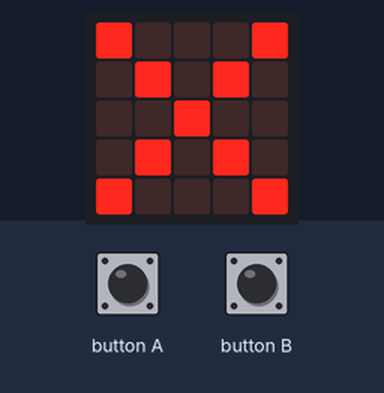
The program below on a simulated BBC micro:bit running MicroPython. Shown: the board's 5×5 LED display. The inputs (shaded band) are chosen by the test bench. Dim RGB values are drawn brighter than linear.

Above: at 1.2 s.
1.3 s: button A pressed for 0.15 s
At 2.1 s:
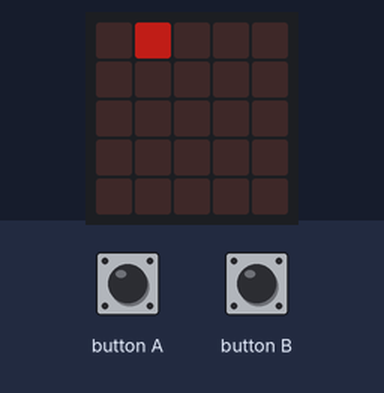
At 3.1 s:
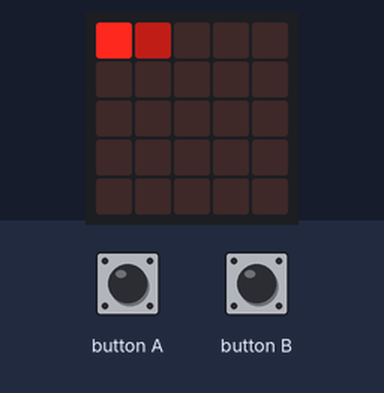
Timing chart, 0 to 4.6 s (numbered marks = the images above; inputs shaded):
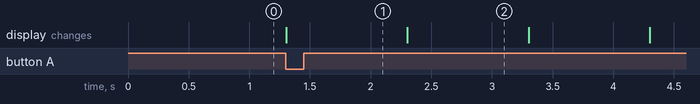

Measured:
- after the input at 1.3 s, the display: changes at once (image 1)
- what the display in image 2 shows lasts 1.0 s, from 2.3 s to 3.3 s

The program:

pomodoro.py
```python
from microbit import *
import music

# Thời gian Pomodoro (đơn vị: phút)
WORK_TIME = 2  # 25 phút làm việc
BREAK_TIME = 5   # 5 phút nghỉ

# Biến trạng thái
is_running = False  # Trạng thái: Đang chạy hay không
is_working = True   # Trạng thái: Đang làm việc hay nghỉ
time_left = WORK_TIME  # Thời gian còn lại (phút)

def show_leds(current_minute, total_minutes):
    """Hiển thị số phút còn lại qua đèn LED."""
    for y in range(5):
        for x in range(5):
            idx = y * 5 + x
            if idx < current_minute:
                display.set_pixel(x, y, 7)  # Sáng đèn
            elif idx < total_minutes:
                display.set_pixel(x, y, 3)  # Đèn mờ (chưa đến phút đó)
            else:
                display.set_pixel(x, y, 0)  # Tắt đèn

def blink_current_led(current_minute):
    """Nhấp nháy LED hiện tại 30 lần trong một phút."""
    if 1 <= current_minute <= 25:  # Chỉ xử lý nếu LED hợp lệ
        x = (current_minute - 1) % 5
        y = (current_minute - 1) // 5
        for _ in range(30):  # Nhấp nháy 30 lần
            display.set_pixel(x, y, 0)  # Tắt LED
            sleep(1000)  # 0.5 giây
            display.set_pixel(x, y, 9)  # Sáng lại LED
            sleep(1000)  # 0.5 giây

def pomodoro_completed():
    """Xử lý khi hoàn thành một Pomodoro."""
    music.play(music.POWER_UP)
    if is_working:
        display.show(Image.HAPPY)  # Biểu tượng nghỉ
    else:
        display.show(Image.TRIANGLE)  # Biểu tượng làm việc
    sleep(2000)

while True:
    if is_running:
        if time_left > 0:
            current_minute = (WORK_TIME - time_left if is_working else BREAK_TIME - time_left) + 1
            show_leds(current_minute, WORK_TIME if is_working else BREAK_TIME)
            blink_current_led(current_minute)  # Nhấp nháy LED trong một phút
            time_left -= 1
        else:
            pomodoro_completed()
            # Đổi trạng thái
            is_working = not is_working
            time_left = WORK_TIME if is_working else BREAK_TIME
    else:
        display.show(Image.NO)  # Biểu tượng tạm dừng

    # Nút A: Bắt đầu hoặc tạm dừng
    if button_a.was_pressed():
        is_running = not is_running
        display.show(Image.HEART if is_running else Image.NO)

    # Nút B: Reset
    if button_b.was_pressed():
        is_running = False
        is_working = True
        time_left = WORK_TIME
        display.show(Image.NO)
```
